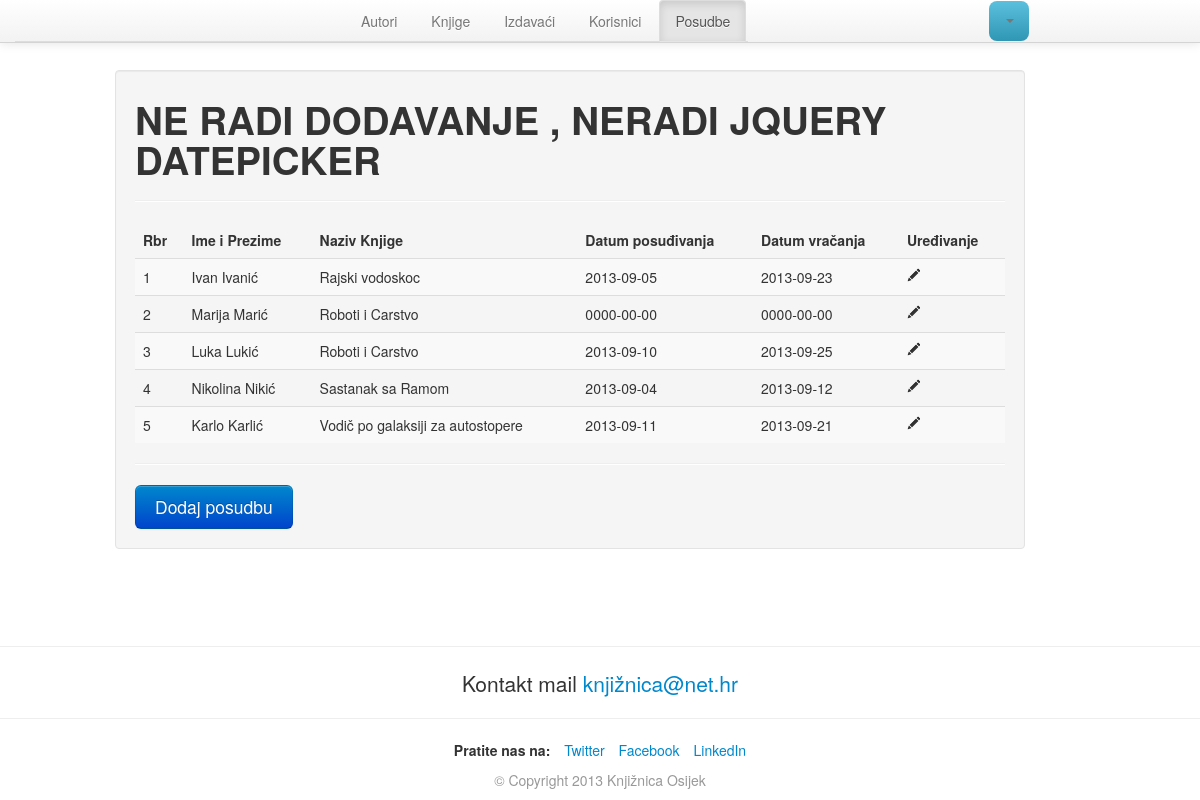
The page /posudbe.php (signed in) on the database its author committed.
### tables this page shows
CREATE TABLE IF NOT EXISTS `posudba` (
  `posudba_ID` int(11) NOT NULL AUTO_INCREMENT,
  `knjiga_ID_FK` int(11) NOT NULL,
  `korisnik_ID_FK` int(11) NOT NULL,
  `datum_posudbe` date NOT NULL,
  `datum_vracanja` date NOT NULL,
  PRIMARY KEY (`posudba_ID`)
);

CREATE TABLE IF NOT EXISTS `korisnik` (
  `korisnik_ID` int(11) NOT NULL AUTO_INCREMENT,
  `ime` varchar(50) NOT NULL,
  `prezime` varchar(50) NOT NULL,
  `kontakt` varchar(50) NOT NULL,
  `iskaznica_broj` varchar(50) NOT NULL,
  PRIMARY KEY (`korisnik_ID`)
);

CREATE TABLE IF NOT EXISTS `knjiga` (
  `knjiga_ID` int(11) NOT NULL AUTO_INCREMENT,
  `autor_ID_FK` int(11) NOT NULL,
  `izdavac_ID_FK` int(11) NOT NULL,
  `naziv` varchar(50) NOT NULL,
  `isbn` varchar(15) NOT NULL,
  `godina` varchar(15) NOT NULL,
  `kolicina` int(11) NOT NULL,
  PRIMARY KEY (`knjiga_ID`)
);

### php/functions/general-functions.php (called while the page is built, shortened)
<?php
function upit($sql)
{
	$rez = mysql_query($sql);
	$rezultat = array();
	while($item = mysql_fetch_array($rez))
	{
		$rezultat[] = $item;
	}
	return $rezultat;
}
?>

### posudbe.php (the view, shortened to what this page needs)
<?php include 'php/includes/header.php';
$sql =
"SELECT *
FROM posudba
JOIN knjiga
ON posudba.knjiga_ID_FK= knjiga_ID
JOIN korisnik
ON posudba.korisnik_ID_FK= korisnik_ID
";
$posudbe = upit($sql);
?>
<h1>NE RADI DODAVANJE , NERADI JQUERY DATEPICKER</h1>
<hr>
<table class="table table-striped">
<thead>
	<tr>
		<th>Rbr</th>
		<th>Ime i Prezime</th>
		<th>Naziv Knjige</th>
		<th>Datum posuđivanja</th>
		<th>Datum vračanja</th>
		<th>Uređivanje</th>
	</tr>
	</thead>
	<tbody>
	<?php
	$i=1;
	foreach($posudbe as $posudba)
	{
		echo "<tr>";
		echo "<td>".$i++."</td>";
		echo "<td>{$posudba['ime']}  {$posudba['prezime']}</td>";
		echo "<td>{$posudba['naziv']}</td>";
		echo "<td>{$posudba['datum_posudbe']}</td>";
		echo "<td>{$posudba['datum_vracanja']}</td>";
		echo "<td><a href=\"posudba.php?id={$posudba['posudba_ID']}\"><i class=\"icon-pencil\"></i></a></td>";
		echo "</tr>";
	}
	?>
	</tbody>
</table>
<hr>
<a href="" class="btn btn-primary btn-large" data-toggle="modal" data-target="#modal-dodaj-posudbu">Dodaj posudbu</a>
<?php include 'php/includes/footer.php'; ?>

### css/custom.css (style rules this page uses)
body { padding-top: 5em; }

### rows shown on the page
posudba: korisnik.ime "Ivan", korisnik.prezime "Ivanić", knjiga.naziv "Rajski vodoskoc", datum_posudbe "2013-09-05", datum_vracanja "2013-09-23"
posudba: korisnik.ime "Marija", korisnik.prezime "Marić", knjiga.naziv "Roboti i Carstvo", datum_posudbe "0000-00-00", datum_vracanja "0000-00-00"
posudba: korisnik.ime "Luka", korisnik.prezime "Lukić", knjiga.naziv "Roboti i Carstvo", datum_posudbe "2013-09-10", datum_vracanja "2013-09-25"
posudba: korisnik.ime "Nikolina", korisnik.prezime "Nikić", knjiga.naziv "Sastanak sa Ramom", datum_posudbe "2013-09-04", datum_vracanja "2013-09-12"
posudba: korisnik.ime "Karlo", korisnik.prezime "Karlić", knjiga.naziv "Vodič po galaksiji za autostopere", datum_posudbe "2013-09-11", datum_vracanja "2013-09-21"
